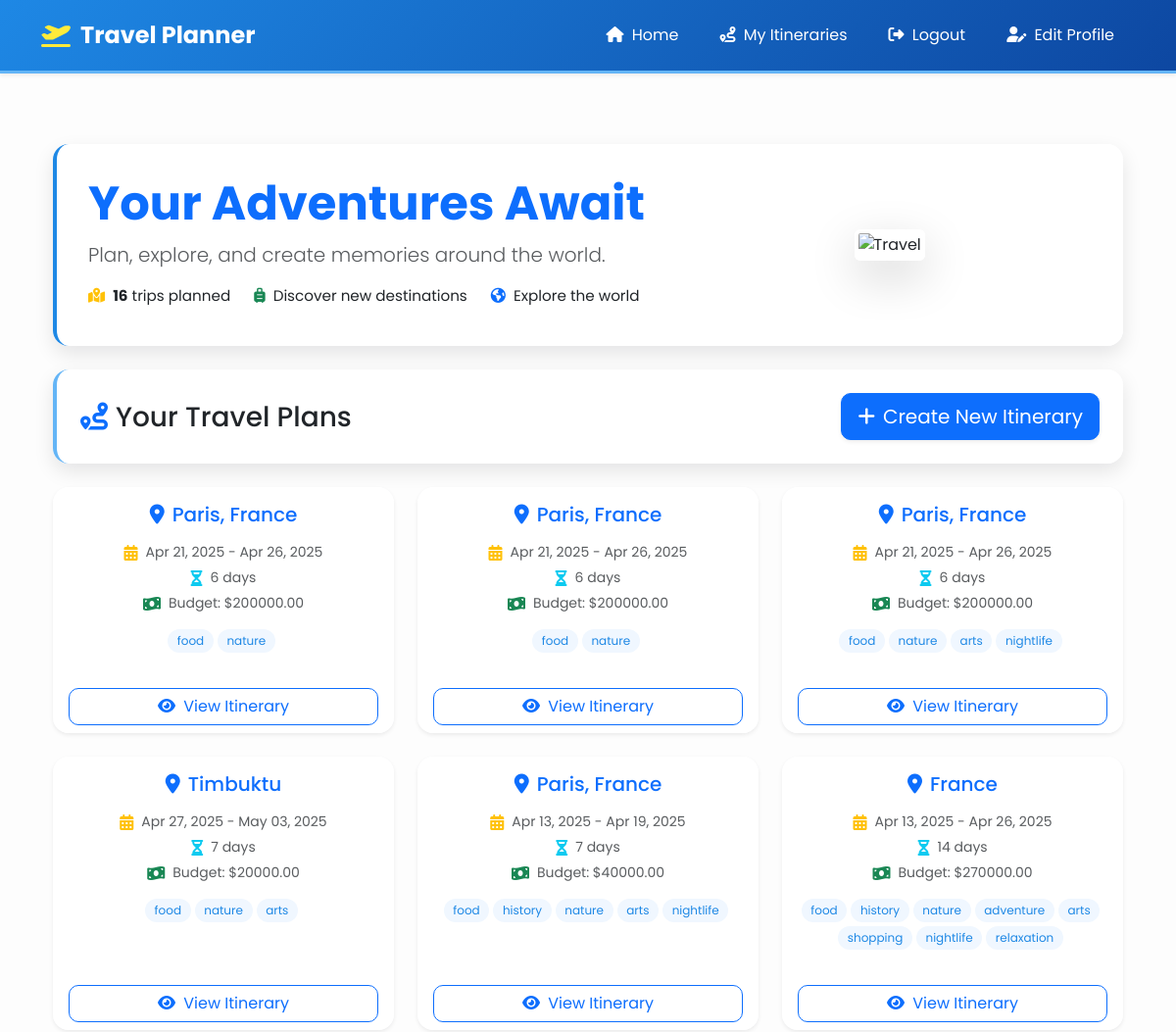
Before: /itineraries/ (signed in, upper part) with the older database file.
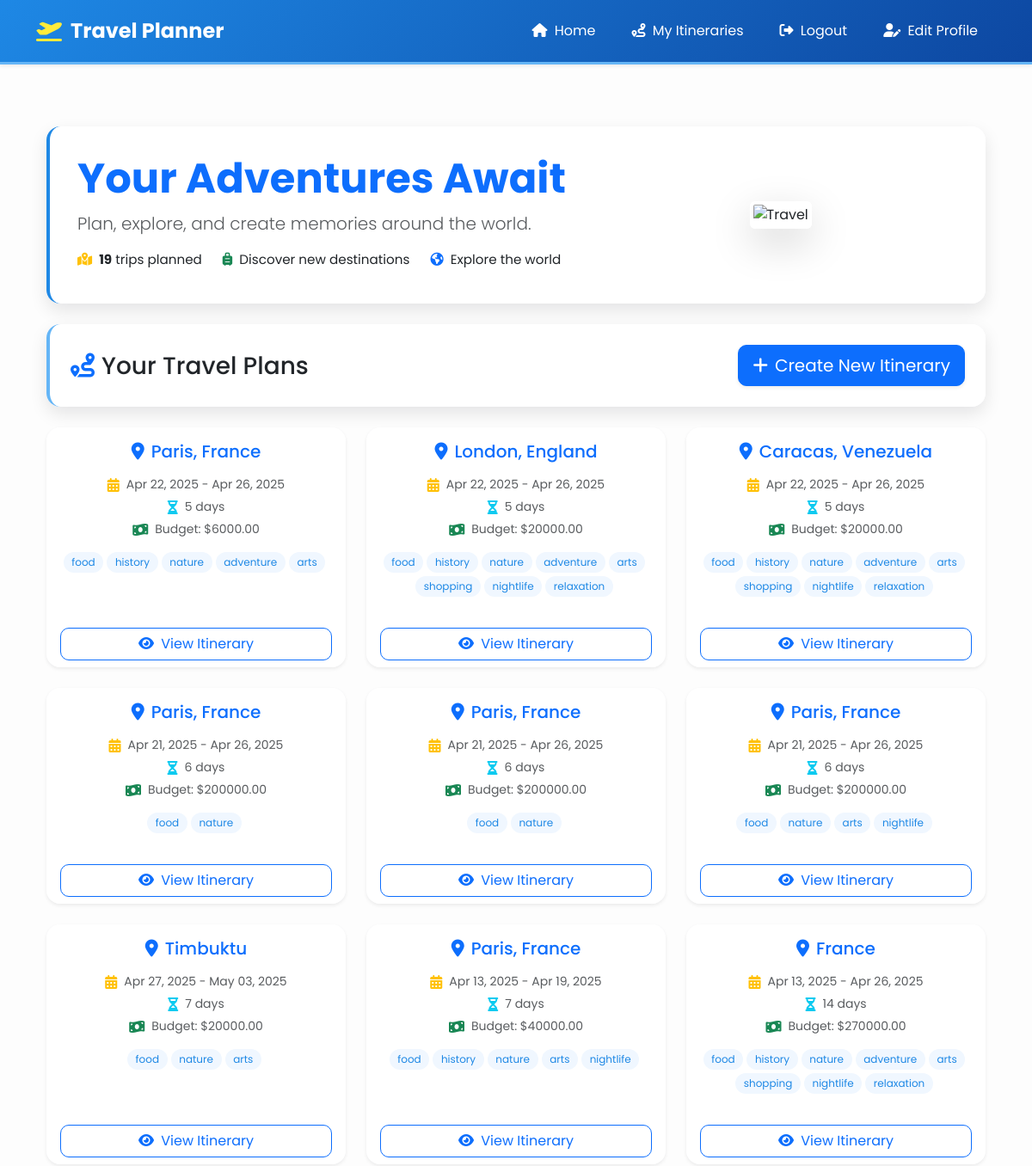
After: the same page with the newer database file.
### users/models.py (models this page shows, shortened)
class Itinerary(models.Model):
    INTEREST_CHOICES = [
        ('food', 'Food & Dining'),
        ('history', 'History & Culture'),
        ('nature', 'Nature & Outdoors'),
        ('adventure', 'Adventure & Sports'),
        ('arts', 'Arts & Museums'),
        ('shopping', 'Shopping & Markets'),
        ('nightlife', 'Nightlife & Entertainment'),
        ('relaxation', 'Relaxation & Wellness'),
    ]
    user = models.ForeignKey(User, on_delete=models.CASCADE)
    destination = models.CharField(max_length=200)
    start_date = models.DateField()
    end_date = models.DateField()
    budget = models.DecimalField(max_digits=10, decimal_places=2, validators=[MinValueValidator(0)])
    interests = models.JSONField(default=list)  # Store multiple interests as a list
    number_of_people = models.PositiveIntegerField(default=1)
    preferred_pace = models.CharField(max_length=20, choices=[
        ('relaxed', 'Relaxed'),
        ('moderate', 'Moderate'),
        ('busy', 'Busy'),
    ], default='moderate')
    generated_plan = models.TextField(blank=True)  # Store the Gemini-generated itinerary
    created_at = models.DateTimeField(auto_now_add=True)
    updated_at = models.DateTimeField(auto_now=True)
    class Meta:
        ordering = ['-created_at']
        verbose_name_plural = 'Itineraries'
    @property
    def duration_days(self):
        return (self.end_date - self.start_date).days + 1

### users/views.py (the view)
# urls.py: path('itineraries/', views.itineraries, name='itineraries'),  # Renamed from home to itineraries
@login_required
def itineraries(request):
    itineraries = Itinerary.objects.filter(
        user=request.user).order_by('-created_at')
    return render(request, 'users/itineraries.html', {'itineraries': itineraries})

### templates/users/itineraries.html (shortened to what the changed rows need)
{% extends 'base.html' %}
{% block content %}
<div class="container py-4">
    <div class="welcome-banner mb-4">
        <div class="row align-items-center">
            <div class="col-md-7">
                <h1 class="display-5 fw-bold text-primary mb-2">Your Adventures Await</h1>
                <div class="travel-stats d-flex flex-wrap">
                    <div class="stat-item me-4 mb-2">
                        <i class="fas fa-map-marked-alt me-1 text-warning"></i>
                        <span class="fw-bold">{{ itineraries|length }}</span> trips planned
                    </div>
                </div>
            </div>
        </div>
    </div>
    <div class="travel-plans-header d-flex justify-content-between align-items-center mb-4">
        <h2 class="h3 mb-0"><i class="fas fa-route me-2 text-primary"></i>Your Travel Plans</h2>
    </div>
    {% if itineraries %}
        <div class="row g-4">
            {% for itinerary in itineraries %}
                <div class="col-md-6 col-lg-4">
                    <div class="card h-100 border-0 shadow-sm hover-lift transition itinerary-card">
                        <div class="card-body text-center">
                            <h3 class="h5 card-title text-primary mb-3">
                                <i class="fas fa-map-marker-alt me-2"></i>{{ itinerary.destination }}
                            </h3>
                            <div class="mb-3">
                                <div class="travel-detail">
                                    <i class="fas fa-calendar-alt me-2 text-warning"></i>
                                    <small class="text-muted">{{ itinerary.start_date|date:"M d, Y" }} - {{ itinerary.end_date|date:"M d, Y" }}</small>
                                </div>
                                <div class="travel-detail">
                                    <i class="fas fa-hourglass-half me-2 text-info"></i>
                                    <small class="text-muted">{{ itinerary.duration_days }} days</small>
                                </div>
                                <div class="travel-detail">
                                    <i class="fas fa-money-bill-wave me-2 text-success"></i>
                                    <small class="text-muted">Budget: ${{ itinerary.budget }}</small>
                                </div>
                            </div>
                            <div class="mb-3 interest-badges-container">
                                {% for interest in itinerary.interests %}
                                    <span class="badge interest-badge me-1 mb-1">{{ interest }}</span>
                                {% endfor %}
                            </div>
                        </div>
                        <div class="card-footer bg-transparent border-0 pt-0">
                            <a href="{% url 'view_itinerary' pk=itinerary.pk %}" class="btn btn-outline-primary w-100 hover-lift transition">
                                <i class="fas fa-eye me-1"></i> View Itinerary
                            </a>
                        </div>
                    </div>
                </div>
            {% endfor %}
        </div>
    {% endif %}
</div>
{% endblock %}

Changed rows visible on the page:
added Itinerary: destination "Paris, France", start_date "Apr 22, 2025", end_date "Apr 26, 2025", duration_days "5", budget "6000.00", interests "food" "history" "nature" "adventure" "arts"
added Itinerary: destination "London, England", start_date "Apr 22, 2025", end_date "Apr 26, 2025", duration_days "5", budget "20000.00", interests "food" "history" "nature" "adventure" "arts" "shopping" "nightlife" "relaxation"
added Itinerary: destination "Caracas, Venezuela", start_date "Apr 22, 2025", end_date "Apr 26, 2025", duration_days "5", budget "20000.00", interests "food" "history" "nature" "adventure" "arts" "shopping" "nightlife" "relaxation"
Other visible differences:
{{ itineraries|length }}: "16" → "19"
